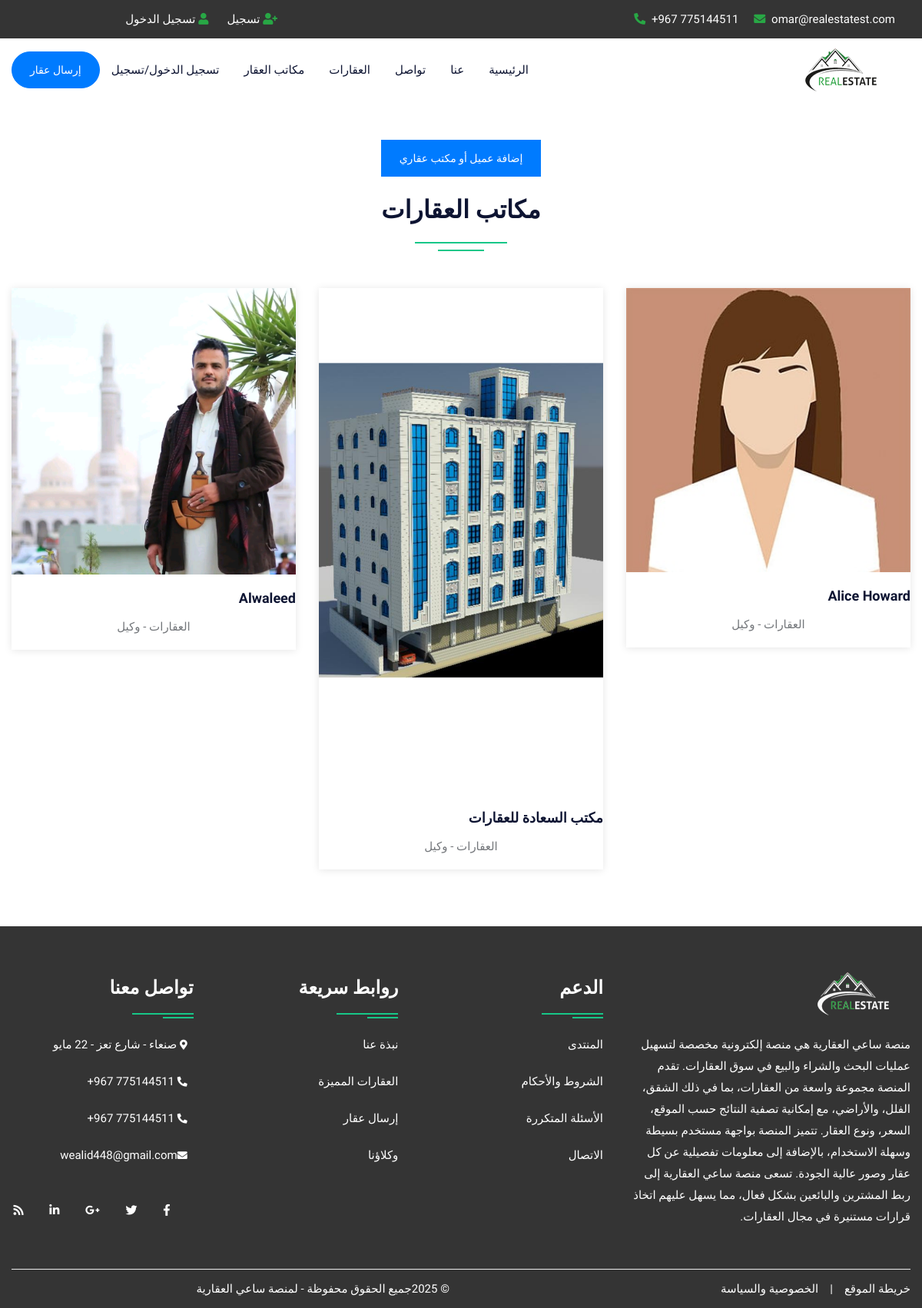
The page /agent.php on the database as committed earlier.
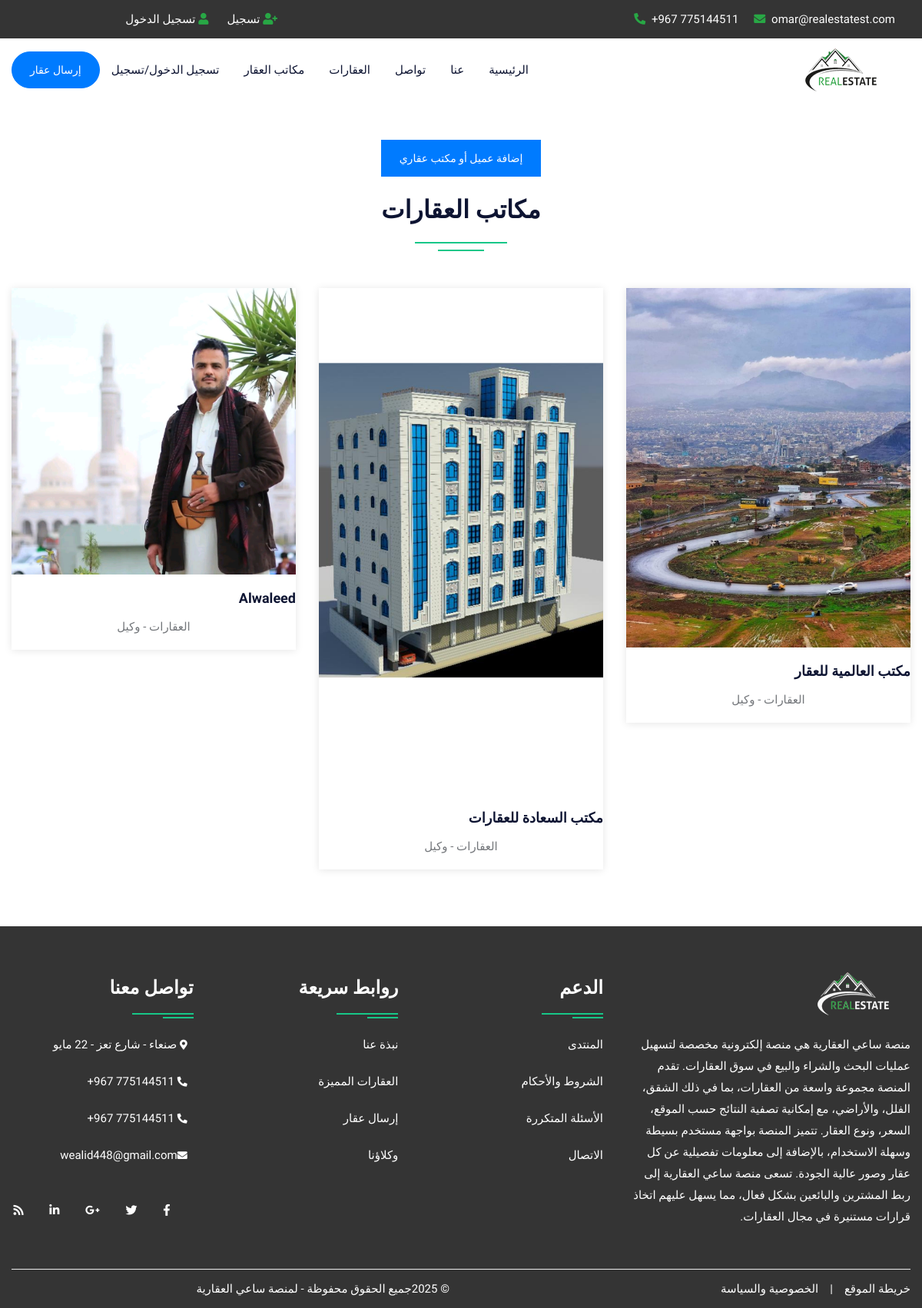
The same page on the database as committed later.
### tables this page shows
CREATE TABLE `user` (
  `uid` int(50) NOT NULL,
  `uname` varchar(100) NOT NULL,
  `uemail` varchar(100) NOT NULL,
  `uphone` varchar(20) NOT NULL,
  `upass` varchar(50) NOT NULL,
  `utype` varchar(50) NOT NULL,
  `uimage` varchar(300) NOT NULL,
  `allowed_number` int(11) DEFAULT NULL
);

### agent.php (the view, shortened to what this page needs)
<!DOCTYPE html>
<html lang="ar" dir="rtl">
<head>
<link rel="stylesheet" type="text/css" href="css/bootstrap.min.css">
<link rel="stylesheet" type="text/css" href="css/bootstrap-slider.css">
<link rel="stylesheet" type="text/css" href="css/jquery-ui.css">
<link rel="stylesheet" type="text/css" href="css/layerslider.css">
<link rel="stylesheet" type="text/css" href="css/color.css" id="color-change">
<link rel="stylesheet" type="text/css" href="css/owl.carousel.min.css">
<link rel="stylesheet" type="text/css" href="css/font-awesome.min.css">
<link rel="stylesheet" type="text/css" href="fonts/flaticon/flaticon.css">
<link rel="stylesheet" type="text/css" href="css/style.css">
</head>
<body>
<div id="page-wrapper">
    <div class="row">
		<?php include("include/header.php");?>
         <div class="full-row">
            <div class="container">
                <div class="text-center mb-4">
                    <a class="btn btn-success" href="add_agent.php">إضافة عميل أو مكتب عقاري</a>
                </div>
                <div class="row">
                    <div class="col-lg-12">
                        <h2 class="text-secondary double-down-line text-center mb-5">مكاتب العقارات</h2>
                    </div>
                </div>
                <div class="row">
                    <?php
                    $query = mysqli_query($con, "SELECT * FROM user WHERE utype='agent'");
                    while ($row = mysqli_fetch_array($query)) {
                    ?>
                    <div class="col-md-6 col-lg-4">
                        <div class="hover-zoomer bg-white shadow-one mb-4">
                            <div class="overflow-hidden"> <img src="admin/user/<?php echo $row['6']; ?>" alt="aimage"> </div>
                            <div class="py-3 text-center">
                                <h5 class="text-secondary hover-text-success"><a href="#"><?php echo $row['1']; ?></a></h5>
                                <span>العقارات - وكيل</span>
                            </div>
                        </div>
                    </div>
                    <?php } ?>
                </div>
            </div>
        </div>
		<?php include("include/footer.php");?>
    </div>
</div>
</body>
</html>

Rows that differ between the two databases and show on the page:
changed user: uimage: a different picture; uname "Alice Howard" → "مكتب العالمية للعقار"
